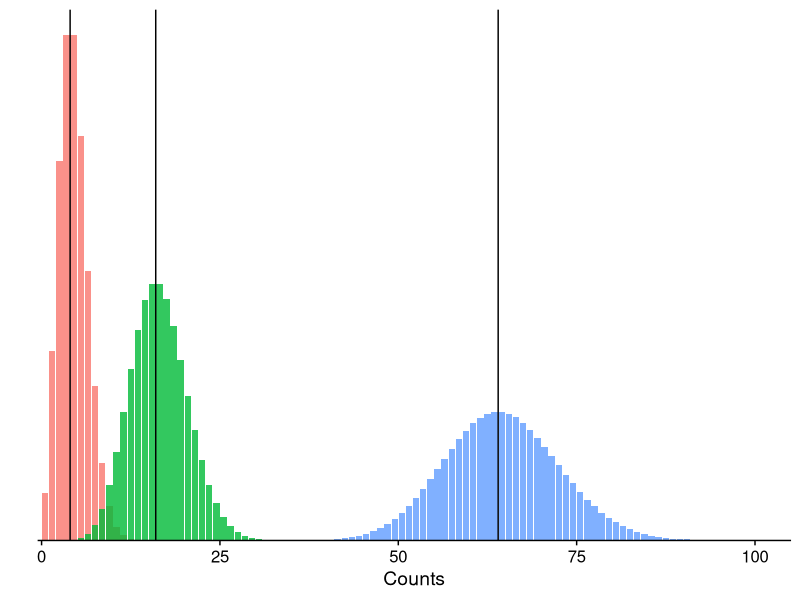

Write R code to recreate this figure. (Note: this script raises an error after producing the figure.)
## ---- chunk 1
library(tidyverse)
## ---- chunk 2
cross_df(list(x = seq(0, 104), mu = c(4, 16, 64))) %>%
  mutate(density = dpois(x, lambda = mu)) %>%
  ggplot(aes(x = x + 0.5, y = density, fill = as.factor(mu)))+
    # geom_histogram(position = "identity", alpha = 0.8, breaks = seq(-1, 101) + 0.5) +
    geom_col(position = "identity", alpha = 0.8) +
    geom_vline(xintercept = c(4, 16, 64)) +
    scale_y_continuous(expand = expansion(mult = c(0, 0.05))) +
    scale_x_continuous(breaks = seq(0, 100, by = 25), expand = expansion(add = c(0.5, 0))) +
    guides(fill = "none") +
    labs(x = "Counts", y = "") +
    cowplot::theme_cowplot() +
    theme(axis.line.y = element_blank(),
          axis.text.y = element_blank(),
          axis.ticks.y = element_blank())



cowplot::save_plot("../output/heteroskedasticity/hists.pdf", last_plot())
## ---- chunk 3
cross_df(list(k1 = seq(0, 105), k2 = seq(0, 105), mu1 = c(4, 16, 64), mu2 = c(16, 64)) ) %>%
  filter(log2(mu2 / mu1) == 2) %>%
  mutate(p1 = dpois(k1, lambda = mu1),
         p2 = dpois(k2, lambda = mu2)) %>%
  mutate(lfc = log2(k2 / k1), prob = p1 * p2) %>%
  filter(! is.na(lfc)  & ! is.infinite(lfc)) %>%
  group_by(mu1, mu2) %>%
  summarize(density = dplyr::rename(as_tibble(density(lfc, weights = prob)[c("x", "y")]), lfc = x, dens = y),
            .groups = "drop") %>%
  unpack(density) %>%
  mutate(label_pos = ifelse(mu1 == 4, 1, 1.7)) %>%
  ggplot(aes(x = label_pos, y = lfc)) +
    geom_hline(yintercept = 2) +
    geom_vline(xintercept = c(1, 1.7), color = "darkgrey", size = 0.3) +
    geom_path(aes(x = label_pos + dens / 1.8, group = label_pos), size = 1.3) +
    coord_cartesian(ylim = c(-1, 5), xlim = c(0.8, 2.8)) +
    scale_x_continuous(breaks = numeric(0), expand = expansion(0)) +
    guides(fill = "none") +
    labs(x = "", y = expression(log[2]~Fold~Change~Estimate)) +
    cowplot::theme_cowplot() +
    theme(axis.line.x = element_blank())

cowplot::save_plot("../output/heteroskedasticity/log_fold_change.pdf", last_plot(), )  
## ---- chunk 4
sessionInfo()
